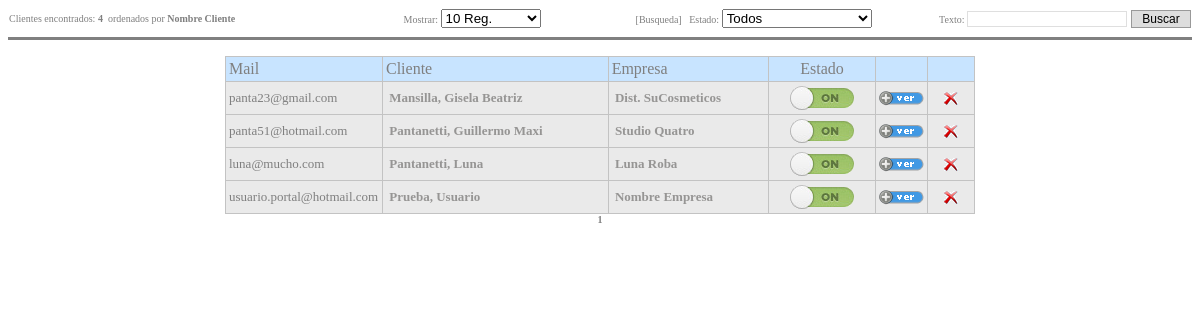
Screenshot of /SN/EditarClientes.php (signed in) with the database file from the repository.
### tables this page shows
CREATE TABLE IF NOT EXISTS `clientesportal` (
  `idCliente` varchar(50) NOT NULL,
  `nombre` varchar(25) NOT NULL,
  `apellido` varchar(25) NOT NULL,
  `direccion` varchar(50) NOT NULL,
  `codigoPostal` varchar(15) NOT NULL,
  `ciudad` varchar(50) NOT NULL,
  `pais` varchar(30) NOT NULL,
  `telefonos` varchar(30) NOT NULL,
  `clave` varchar(100) NOT NULL,
  `empresa` varchar(50) DEFAULT NULL,
  `identificacion` varchar(11) NOT NULL,
  `estado` int(11) NOT NULL DEFAULT '2',
  PRIMARY KEY (`idCliente`)
);

### SN/EditarClientes.php (the view, shortened to what this page needs)
<!DOCTYPE HTML PUBLIC "-//W3C//DTD HTML 4.01 Transitional//EN">
<html>
    <head>
    </head>
<body bgcolor="#FFFFFF">
<?php
$ID = $_GET["id"];
$criterio = "";
$txt_criterio = "";
if ($_GET["cantRegistro"] == "")
    $cantRegistro = 10;
else
    $cantRegistro = $_GET["cantRegistro"];
$sql="SELECT idCliente, CONCAT(apellido, ', ', nombre) clie_nyap, empresa, estado, esta_desc FROM clientesportal, estados WHERE estado = esta_id" . $criterio;
$res=mysql_query($sql);
$numeroRegistros=mysql_num_rows($res);
    echo "<div align='center'>";
    echo "<form action=EditarClientes.php method='get'><div align='left'>";
?>
<TABLE width="100%" cellspacing='1' cellpadding='0'bgcolor='#ffffff' align=Center>
	<TR>
	<TD align=left width="30%">
	<?php
	echo "<font face='verdana' size='-2'>Clientes encontrados: <B>".$numeroRegistros;
	echo "</B>&nbsp;&nbsp;ordenados por <b>Nombre Cliente</b><div align='left'>";
	?>
	</TD>
	<td align="right" width="15%">
        <font face='verdana' size='-2'>Mostrar: </font>
        <?php
            if ($cantRegistro=="10")
            {
                echo "<SELECT id=cantRegistro name=cantRegistro style='WIDTH: 100px'>";
                echo "<option value='10' selected>10 Reg.</option><option value='25'>25 Reg.</option><option value='50'>50 Reg.</option>";
                echo "</SELECT>";
            } else if ($cantRegistro=="25"){
                echo "<SELECT id=cantRegistro name=cantRegistro style='WIDTH: 100px'>";
                echo "<option value='10'>10 Reg.</option><option value='25' selected>25 Reg.</option><option value='50'>50 Reg.</option>";
                echo "</SELECT>";
            } else if ($cantRegistro=="50"){
                echo "<SELECT id=cantRegistro name=cantRegistro style='WIDTH: 100px'>";
                echo "<option value='10'>10 Reg.</option><option value='25'>25 Reg.</option><option value='50' selected>50 Reg.</option>";
                echo "</SELECT>";
            }
        ?>
    </td>
    <td align="right" width="28%">
        <font face='verdana' size='-2'>[Busqueda]&nbsp;&nbsp;&nbsp;Estado: </font>
        <?php
            if ($filEstado=="")
            {
                echo "<SELECT id=filEstado name=filEstado style='WIDTH: 150px'>";
                echo "<option value='' selected>Todos</option><option value='1'>ACTIVO</option><option value='0'>INACTIVO</option>";
                echo "</SELECT>";
            } else if ($filEstado=="1"){
                echo "<SELECT id=filEstado name=filEstado style='WIDTH: 150px'>";
                echo "<option value=''>Todos</option><option value='1' selected>ACTIVO</option><option value='0'>INACTIVO</option>";
                echo "</SELECT>";
            } else if ($filEstado=="0"){
                echo "<SELECT id=filEstado name=filEstado style='WIDTH: 150px'>";
                echo "<option value=''>Todos</option><option value='1'>ACTIVO</option><option value='0' selected>INACTIVO</option>";
                echo "</SELECT>";
            }
        ?>
    </td>
    <TD align=Right width="27%">
    	<font face='verdana' size='-2'>Texto: </font>
    	<input type="text" name="criterio" size="22" maxlength="150" value='<?php echo $txt_criterio; ?>' class="inputText">
    	<input type="submit" value="Buscar" class="botones">
	</TD>
	</TR></TABLE>
	<?php
	echo "</font></form>";
	echo "<hr noshade style='color:023977; height:1px'>";
    echo "</div>";
if($numeroRegistros>0)
{
    if(!isset($orden))
    {
       $orden="prdt_id";
    }
    $tamPag=$cantRegistro;
    if(!isset($_GET["pagina"]))
    {
       $pagina=1;
       $inicio=1;
       $final=$tamPag;
    }else{
       $pagina = $_GET["pagina"];
    }
    $limitInf=($pagina-1)*$tamPag;
    $numPags=ceil($numeroRegistros/$tamPag);
    if(!isset($pagina))
    {
       $pagina=1;
       $inicio=1;
       $final=$tamPag;
    }else{
       $seccionActual=intval(($pagina-1)/$tamPag);
       $inicio=($seccionActual*$tamPag)+1;
       if($pagina<$numPags)
       {
          $final=$inicio+$tamPag-1;
       }else{
          $final=$numPags;
       }
    }
?>
<TABLE width="750" cellspacing='1' cellpadding='3' bgcolor='#c3c3c3' align=Center>
  <TBODY>
  <TR>
		<TD align=left width="150" bgcolor="#c8e4ff">Mail</TD>
		<TD align=left bgcolor="#c8e4ff">Cliente</TD>
        <TD align=left bgcolor="#c8e4ff">Empresa</TD>
        <TD align=center bgcolor="#c8e4ff" width=100>Estado</TD>
        <TD align=center bgcolor="#c8e4ff" width=40>&nbsp;</TD>
        <TD align=center bgcolor="#c8e4ff" width=40>&nbsp;</TD>
  </TR>
<?php
$sql="SELECT idCliente, CONCAT(apellido, ', ', nombre) clie_nyap, empresa, estado, esta_desc FROM clientesportal, estados WHERE estado = esta_id" . $criterio . " ORDER BY clie_nyap LIMIT ".$limitInf.",".$tamPag;
$res=mysql_query($sql);
while($registro=mysql_fetch_array($res))
{
    $c++;
    echo "<TR><TD bgcolor=#eAeAeA align=left><FONT size=2>". $registro["idCliente"] ."</FONT></TD>";
    echo "<TD bgcolor=#eAeAeA><FONT size=2><FONT size=2 color='#969594'>&nbsp;<B>". $registro["clie_nyap"] . "</B></FONT></FONT></TD>";
    echo "<TD bgcolor=#eAeAeA><FONT size=2><FONT size=2 color='#969594'>&nbsp;<B>". $registro["empresa"] . "</B></FONT></FONT></TD>";
    $div='divClie_' . $c;
    if ($registro["estado"]==1)
    	echo "<td bgcolor=#eAeAeA id='divClie_" . $c . "' align=center><img src='imagenes/on.png' onclick='activarCliente(\"". $registro["idCliente"] ."\",\"" . $div . "\", 0)' border=0 style='cursor: pointer;' /></td>";
    else
    	echo "<td bgcolor=#eAeAeA id='divClie_" . $c . "' align=center><img src='imagenes/off.png' onclick='activarCliente(\"". $registro["idCliente"] ."\",\"" . $div . "\", 1)' border=0 style='cursor: pointer;' /></td>";
	echo "<TD bgcolor=#eAeAeA align=center valign=middle width=25><input type='image' class='cliente_details' data-id-cliente='". $registro["idCliente"] ."' src='imagenes/boton-ver.png' border='0' /></TD>";
    echo "<TD bgcolor=#eAeAeA align=center valign=middle width=25><A HREF='Delete_Generico.php?ID=". $registro["idCliente"] ."&tabla=clientesportal&Campo=idCliente&pag=EditarClientes'><img src='imagenes/delete.gif' border=0 alt='Eliminar Cliente'></A></TD></TR>";
}
?>
</table>
<?php
}
?>
    <table border="0" cellspacing="0" cellpadding="0" align="center">
    <tr><td align="center" valign="top">
<?php
    for($i=$inicio;$i<=$final;$i++)
    {
       if($i==$pagina)
       {
          echo "<font face='verdana' size='-2'><b>".$i."</b> </font>";
       }else{
          echo "<a class='p' href='".$_SERVER["PHP_SELF"]."?id=".$ID."&pagina=".$i."&orden=".$orden."&criterio=".$txt_criterio."&filEstado=".$filEstado."'>";
          echo "<font face='verdana' size='-2'>".$i."</font></a> ";
       }
    }
?>
    </td></tr>
    </table>
</body>
</html>

### SN/EditarClientes.php (style rules this page uses)
BODY { COLOR: #7f7f7f; SCROLLBAR-ARROW-COLOR: #fafafa; FONT-FAMILY: Tahoma, verdana; SCROLLBAR-DARKSHADOW-COLOR: #000000; SCROLLBAR-BASE-COLOR: #c5c5c5; BACKGROUND-COLOR: #ffffff }
A { COLOR: steelblue; TEXT-DECORATION: none }
.inputText { BORDER-RIGHT: #dfdfdf 1px solid; BORDER-TOP: #dfdfdf 1px solid; FONT-SIZE: 11px; BORDER-LEFT: #dfdfdf 1px solid; BORDER-BOTTOM: #dfdfdf 1px solid; FONT-FAMILY: Verdana, Arial, Helvetica, sans-serif }
.botones { BORDER-RIGHT: #999 1px solid; BORDER-TOP: #999 1px solid; FONT-SIZE: 12px; BORDER-LEFT: #999 1px solid; WIDTH: 60px; BORDER-BOTTOM: #999 1px solid; FONT-FAMILY: Verdana, Arial, Helvetica, sans-serif; BACKGROUND-COLOR: #ddd; }

### rows the page displays
clientesportal: idCliente "panta23@gmail.com", clie_nyap "Mansilla, Gisela Beatriz", empresa "Dist. SuCosmeticos", estado 1 (drawn)
clientesportal: idCliente "panta51@hotmail.com", clie_nyap "Pantanetti, Guillermo Maxi", empresa "Studio Quatro", estado 1 (drawn)
clientesportal: idCliente "luna@mucho.com", clie_nyap "Pantanetti, Luna", empresa "Luna Roba", estado 1 (drawn)
clientesportal: idCliente "usuario.portal@hotmail.com", clie_nyap "Prueba, Usuario", empresa "Nombre Empresa", estado 1 (drawn)

### other values shown
$numeroRegistros "4"
